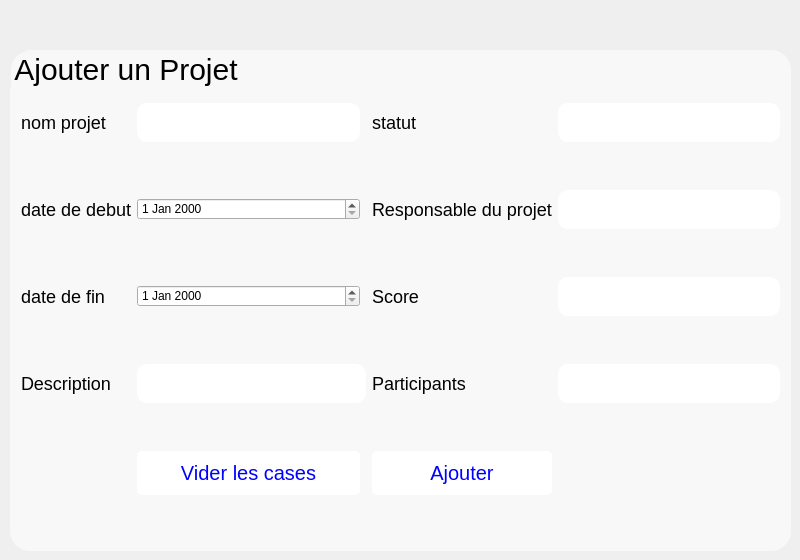
      <widget class="QWidget" name="ajoutprojet">
       <widget class="QGroupBox" name="groupBox">
        <property name="geometry">
         <rect>
          <x>10</x>
          <y>50</y>
          <width>781</width>
          <height>501</height>
         </rect>
        </property>
        <property name="sizePolicy">
         <sizepolicy hsizetype="Fixed" vsizetype="Preferred">
          <horstretch>0</horstretch>
          <verstretch>4</verstretch>
         </sizepolicy>
        </property>
        <property name="accessibleDescription">
         <string/>
        </property>
        <property name="styleSheet">
         <string notr="true">
    QGroupBox{
border-radius: 20px; /* Rayon des coins arrondis */ 
   border: 2px solid #F8F8F8;
    font-family: 'Berlin Sans FB', sans-serif;
    font-size: 30px;
  	background-color: #F8F8F8;
}</string>
        </property>
        <property name="title">
         <string>Ajouter un Projet</string>
        </property>
        <layout class="QGridLayout" name="gridLayout">
         <item row="0" column="1">
          <widget class="QLineEdit" name="nom_projet">
           <property name="styleSheet">
            <string notr="true">QLineEdit {
    background-color: white;
    color: black;
    border: 1px solid white;
    border-radius: 10px;
    padding: 7px; 
    selection-background-color: #6dae84;
    font-size: 18px; 
}

QLineEdit:focus {
    border: 1px solid #6dae84;
}
QlineEdit:hover{
border: 1px solid #6dae84;
}</string>
           </property>
          </widget>
         </item>
         <item row="2" column="4">
          <widget class="QLineEdit" name="score_p">
           <property name="styleSheet">
            <string notr="true">QLineEdit {
    background-color: white;
    color: black;
    border: 1px solid white;
    border-radius: 10px;
    padding: 7px; 
    selection-background-color: #6dae84;
    font-size: 18px; 
}

QLineEdit:focus {
    border: 1px solid #6dae84;
}
QlineEdit:hover{
border: 1px solid #6dae84;
}</string>
           </property>
          </widget>
         </item>
         <item row="1" column="4">
          <widget class="QLineEdit" name="responsable">
           <property name="styleSheet">
            <string notr="true">QLineEdit {
    background-color: white;
    color: black;
    border: 1px solid white;
    border-radius: 10px;
    padding: 7px; 
    selection-background-color: #6dae84;
    font-size: 18px; 
}

QLineEdit:focus {
    border: 1px solid #6dae84;
}
QlineEdit:hover{
border: 1px solid #6dae84;
}</string>
           </property>
          </widget>
         </item>
         <item row="0" column="0">
          <widget class="QLabel" name="label_8">
           <property name="styleSheet">
            <string notr="true">QLabel {
    font-family: 'Berlin Sans FB', sans-serif;
    font-size: 18px;
}
</string>
           </property>
           <property name="text">
            <string>nom projet</string>
           </property>
          </widget>
         </item>
         <item row="7" column="3">
          <widget class="QPushButton" name="ajout_p">
           <property name="styleSheet">
            <string notr="true">QPushButton {
    
	background-color: #FFFFFF;
	    color: blue;
    padding: 10px 20px;
    border: none;
    border-radius: 5px;
    font-size: 20px;
 font-family: &quot;Berlin Sans FB&quot;, sans-serif; 
}

QPushButton:hover {
background-color: #EDF1F6;
    color: grey;

}

QPushButton:pressed {
background-color: #EDF1F6;
    color: black;
}</string>
           </property>
           <property name="text">
            <string>Ajouter</string>
           </property>
           <property name="icon">
            <iconset resource="ressources.qrc">
             <normaloff>:/new/prefix1/icon/bouton-ajouter.png</normaloff>:/new/prefix1/icon/bouton-ajouter.png</iconset>
           </property>
           <property name="iconSize">
            <size>
             <width>20</width>
             <height>20</height>
            </size>
           </property>
          </widget>
         </item>
         <item row="1" column="3">
          <widget class="QLabel" name="label_6">
           <property name="styleSheet">
            <string notr="true">QLabel {
    font-family: 'Berlin Sans FB', sans-serif;
    font-size: 18px;
}
</string>
           </property>
           <property name="text">
            <string>Responsable du projet</string>
           </property>
          </widget>
         </item>
         <item row="7" column="1">
          <widget class="QPushButton" name="vider">
           <property name="styleSheet">
            <string notr="true">QPushButton {
    
	background-color: #FFFFFF;
	    color: blue;
    padding: 10px 20px;
    border: none;
    border-radius: 5px;
    font-size: 20px;
 font-family: &quot;Berlin Sans FB&quot;, sans-serif; 
}

QPushButton:hover {
background-color: #EDF1F6;
    color: grey;

}

QPushButton:pressed {
background-color: #EDF1F6;
    color: black;
}</string>
           </property>
           <property name="text">
            <string>Vider les cases</string>
           </property>
           <property name="icon">
            <iconset resource="ressources.qrc">
             <normaloff>:/new/prefix1/icon/gomme.png</normaloff>:/new/prefix1/icon/gomme.png</iconset>
           </property>
           <property name="iconSize">
            <size>
             <width>20</width>
             <height>20</height>
            </size>
           </property>
          </widget>
         </item>
         <item row="0" column="3">
          <widget class="QLabel" name="label_5">
           <property name="styleSheet">
            <string notr="true">QLabel {
    font-family: 'Berlin Sans FB', sans-serif;
    font-size: 18px;
}
</string>
           </property>
           <property name="text">
            <string>statut</string>
           </property>
          </widget>
         </item>
         <item row="6" column="3">
          <widget class="QLabel" name="label_9">
           <property name="styleSheet">
            <string notr="true">QLabel {
    font-family: 'Berlin Sans FB', sans-serif;
    font-size: 18px;
}
</string>
           </property>
           <property name="text">
            <string>Participants</string>
           </property>
          </widget>
         </item>
         <item row="0" column="4">
          <widget class="QLineEdit" name="statut">
           <property name="styleSheet">
            <string notr="true">QLineEdit {
    background-color: white;
    color: black;
    border: 1px solid white;
    border-radius: 10px;
    padding: 7px; 
    selection-background-color: #6dae84;
    font-size: 18px; 
}

QLineEdit:focus {
    border: 1px solid #6dae84;
}
QlineEdit:hover{
border: 1px solid #6dae84;
}</string>
           </property>
          </widget>
         </item>
         <item row="6" column="1" colspan="2">
          <widget class="QLineEdit" name="description">
           <property name="styleSheet">
            <string notr="true">QLineEdit {
    background-color: white;
    color: black;
    border: 1px solid white;
    border-radius: 10px;
    padding: 7px; 
    selection-background-color: #6dae84;
    font-size: 18px; 
}

QLineEdit:focus {
    border: 1px solid #6dae84;
}
QlineEdit:hover{
border: 1px solid #6dae84;
}</string>
           </property>
          </widget>
         </item>
         <item row="2" column="0">
          <widget class="QLabel" name="label_12">
           <property name="styleSheet">
            <string notr="true">QLabel {
    font-family: 'Berlin Sans FB', sans-serif;
    font-size: 18px;
}
</string>
           </property>
           <property name="text">
            <string>date de fin</string>
           </property>
          </widget>
         </item>
         <item row="2" column="3">
          <widget class="QLabel" name="label_10">
           <property name="styleSheet">
            <string notr="true">QLabel {
    font-family: 'Berlin Sans FB', sans-serif;
    font-size: 18px;
}
</string>
           </property>
           <property name="text">
            <string>Score</string>
           </property>
          </widget>
         </item>
         <item row="6" column="4">
          <widget class="QLineEdit" name="participants">
           <property name="styleSheet">
            <string notr="true">QLineEdit {
    background-color: white;
    color: black;
    border: 1px solid white;
    border-radius: 10px;
    padding: 7px; 
    selection-background-color: #6dae84;
    font-size: 18px; 
}

QLineEdit:focus {
    border: 1px solid #6dae84;
}
QlineEdit:hover{
border: 1px solid #6dae84;
}</string>
           </property>
          </widget>
         </item>
         <item row="1" column="0">
          <widget class="QLabel" name="label_4">
           <property name="styleSheet">
            <string notr="true">QLabel {
    font-family: 'Berlin Sans FB', sans-serif;
    font-size: 18px;
}
</string>
           </property>
           <property name="text">
            <string>date de debut</string>
           </property>
          </widget>
         </item>
         <item row="6" column="0">
          <widget class="QLabel" name="label_7">
           <property name="styleSheet">
            <string notr="true">QLabel {
    font-family: 'Berlin Sans FB', sans-serif;
    font-size: 18px;
}
</string>
           </property>
           <property name="text">
            <string>Description</string>
           </property>
          </widget>
         </item>
         <item row="1" column="1">
          <widget class="QDateEdit" name="date_d_p"/>
         </item>
         <item row="2" column="1">
          <widget class="QDateEdit" name="date_f_p"/>
         </item>
        </layout>
       </widget>
      </widget>
